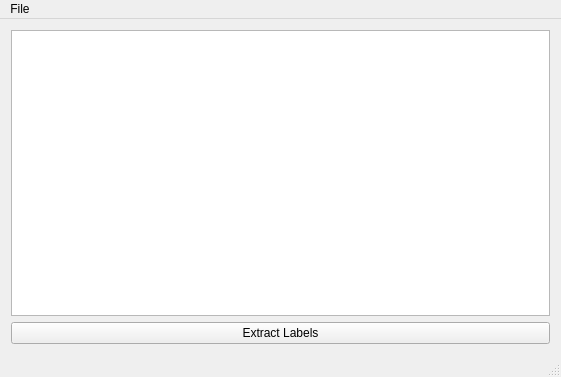
<?xml version="1.0" encoding="UTF-8"?>
<ui version="4.0">
 <class>MainWindow</class>
 <widget class="QMainWindow" name="MainWindow">
  <property name="geometry">
   <rect>
    <x>0</x>
    <y>0</y>
    <width>561</width>
    <height>377</height>
   </rect>
  </property>
  <property name="windowTitle">
   <string>MainWindow</string>
  </property>
  <widget class="QWidget" name="centralWidget">
   <layout class="QVBoxLayout" name="verticalLayout">
    <item>
     <widget class="QTreeView" name="treeView">
      <property name="editTriggers">
       <set>QAbstractItemView::NoEditTriggers</set>
      </property>
      <property name="selectionMode">
       <enum>QAbstractItemView::ExtendedSelection</enum>
      </property>
      <property name="sortingEnabled">
       <bool>true</bool>
      </property>
      <attribute name="headerVisible">
       <bool>true</bool>
      </attribute>
     </widget>
    </item>
    <item>
     <widget class="QPushButton" name="pushButton">
      <property name="text">
       <string>Extract Labels</string>
      </property>
     </widget>
    </item>
   </layout>
  </widget>
  <widget class="QMenuBar" name="menuBar">
   <property name="geometry">
    <rect>
     <x>0</x>
     <y>0</y>
     <width>561</width>
     <height>20</height>
    </rect>
   </property>
   <widget class="QMenu" name="menuFile">
    <property name="title">
     <string>File</string>
    </property>
    <addaction name="actionLoad_OSM_file"/>
   </widget>
   <addaction name="menuFile"/>
  </widget>
  <widget class="QStatusBar" name="statusBar"/>
  <action name="actionLoad_OSM_file">
   <property name="text">
    <string>Load OSM file</string>
   </property>
  </action>
 </widget>
 <layoutdefault spacing="6" margin="11"/>
 <resources/>
 <connections/>
 <slots>
  <slot>slot1()</slot>
 </slots>
</ui>
